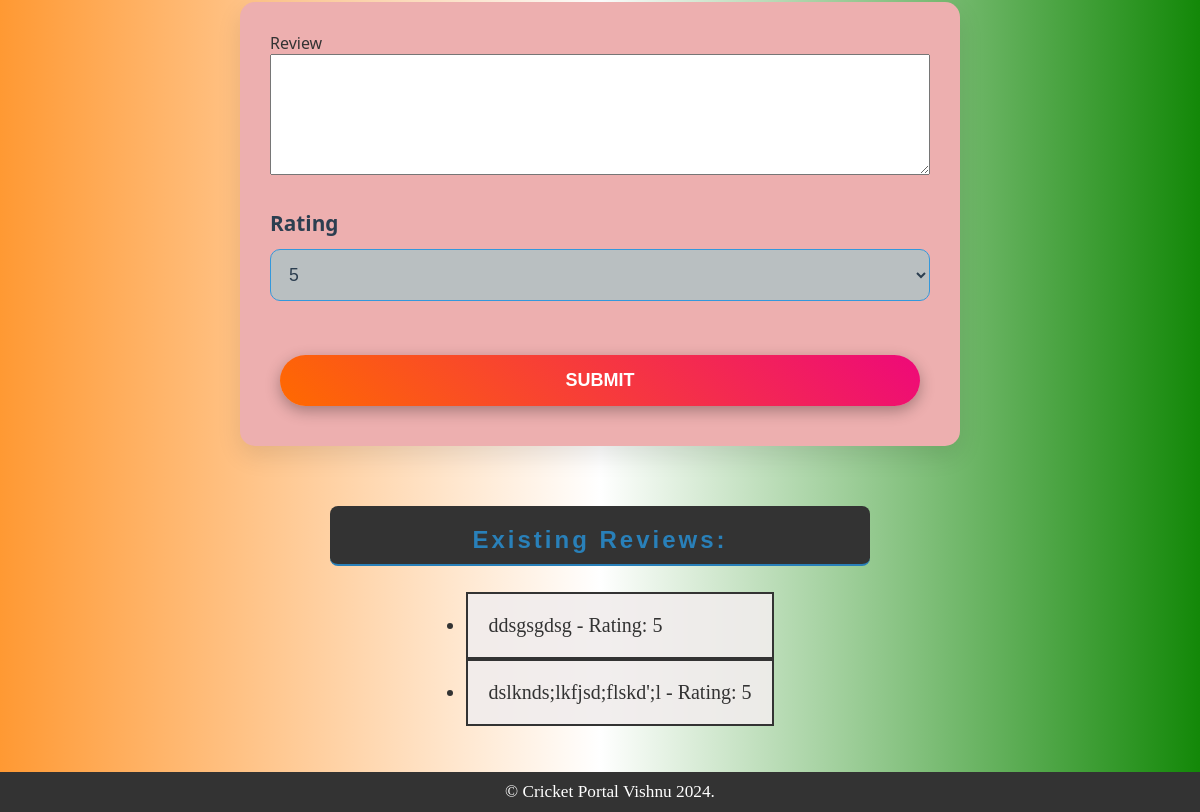
The app's page /Review (lower part), older data.
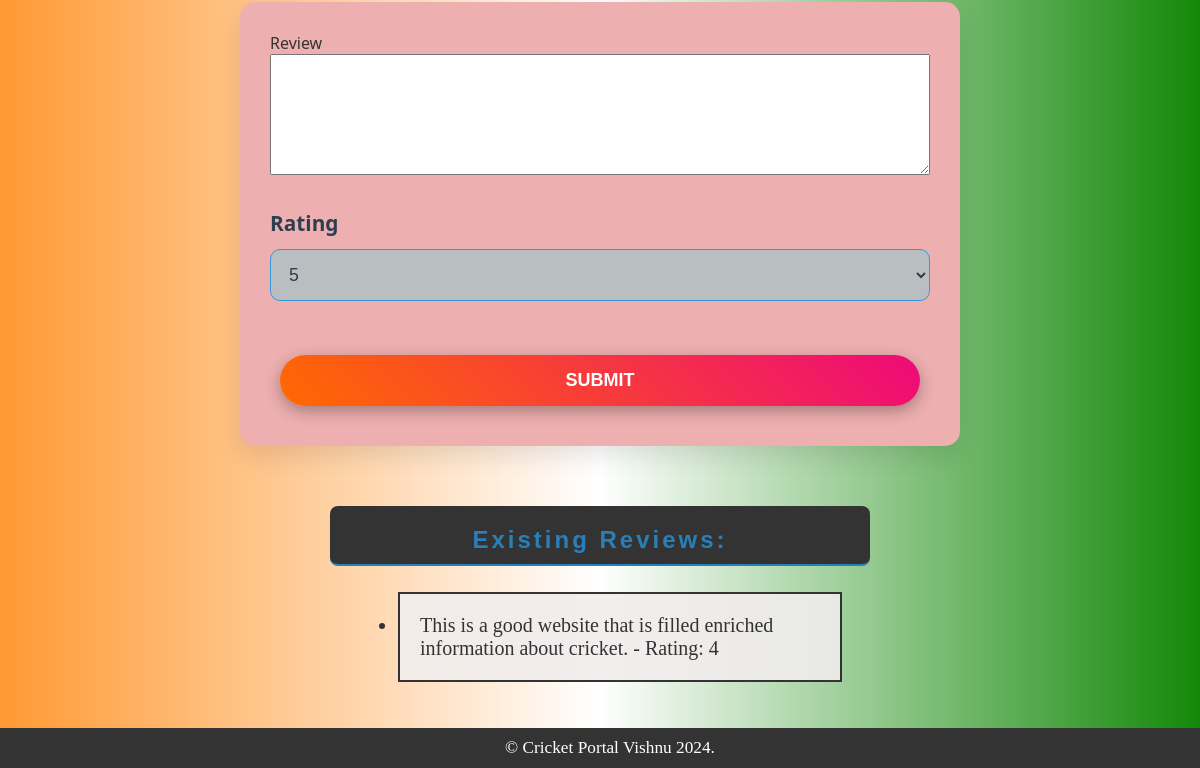
The same page, newer data.
### tables this page shows
CREATE TABLE Review (
    id INTEGER PRIMARY KEY AUTOINCREMENT,
    comments TEXT NOT NULL,
    rating INTEGER NOT NULL,
    Is_Deleted INTEGER DEFAULT 0
);

### routes.py (the view)
@app.route('/Review')
def Review():
    conn = get_db_connections()  # Establish DB connection
    cur = conn.cursor()
    cur.execute("SELECT * FROM Review WHERE Is_Deleted = 0")
    Crickets = cur.fetchall()
    conn.close()
    return render_template("Review.html", Crickets=Crickets)  # Render template of Review Page

### routes.py (called while the page is built)
def get_db_connections():
    conn = sqlite3.connect(DATABASE)  # Connect to the SQLite database
    conn.row_factory = sqlite3.Row  # Configure the connection to return rows as dictionaries
    return conn  # Return the database connection

### templates/Review.html (shortened to what this page needs)
<!DOCTYPE html>
<html lang="en">
<head>
    <link rel="stylesheet" href="/static/style.css">
</head>
<body class="home-style">
    <main>
        <form class="Review-Form" action="/addreview" method="post">
            <label class="Review-form" for="Review">Review</label>
            <textarea class="Review-label" id="Review" name="Review" rows="5" cols="60" required></textarea><br>
            <label class="Review-label" for="rating">Rating</label>
            <select class="Review-select" id="rating" name="rating" required>
                <option value="5">5</option>
            </select><br><br>
           <button class="Review-button">Submit</button>
        </form>
        <div class="Instructions-INFO">
            <h2 class="h2">Existing Reviews:</h2>
            <ul>
                {% for review in Crickets %}
                    <li class="cric">{{ review[1] }} - Rating: {{ review[2] }}</li>
                {% endfor %}
            </ul>
        </div>
    </main>
    <footer>
        <p class="footerp">&copy; Cricket Portal Vishnu 2024.</p>
    </footer>
</body>
</html>

Row changes from the older to the newer data that the page shows:
no longer on this page (row edited): Review: comments "ddsgsgdsg", rating "5"
no longer on this page (row edited): Review: comments "dslknds;lkfjsd;flskd';l", rating "5"
added Review: comments "This is a good website that is filled enriched information about cricket.", rating "4"
